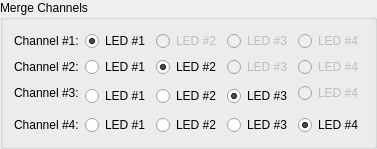
             <widget class="QGroupBox" name="configure_LED_merge_box">
              <property name="enabled">
               <bool>true</bool>
              </property>
              <property name="toolTip">
               <string>Combine individual LED channels to drive LEDs at up to 4 amps (1 amp per channel).</string>
              </property>
              <property name="title">
               <string>Merge Channels</string>
              </property>
              <layout class="QGridLayout" name="gridLayout_19" rowstretch="0,0,0,0,0" columnstretch="0,0,0,0,0,0,0,0">
               <item row="2" column="5" rowspan="2">
                <widget class="QRadioButton" name="configure_LED_merge_channel3_button3">
                 <property name="toolTip">
                  <string>Connect LED #3 to channel #3</string>
                 </property>
                 <property name="text">
                  <string>LED #3</string>
                 </property>
                 <property name="checked">
                  <bool>true</bool>
                 </property>
                 <attribute name="buttonGroup">
                  <string notr="true">configure_ch_merge_3_button_group</string>
                 </attribute>
                </widget>
               </item>
               <item row="0" column="3">
                <widget class="QRadioButton" name="configure_LED_merge_channel1_button2">
                 <property name="enabled">
                  <bool>false</bool>
                 </property>
                 <property name="text">
                  <string>LED #2</string>
                 </property>
                 <property name="checkable">
                  <bool>false</bool>
                 </property>
                </widget>
               </item>
               <item row="1" column="1">
                <widget class="QRadioButton" name="configure_LED_merge_channel2_button1">
                 <property name="toolTip">
                  <string>Connect LED #1 to channel #2</string>
                 </property>
                 <property name="text">
                  <string>LED #1</string>
                 </property>
                 <attribute name="buttonGroup">
                  <string notr="true">configure_ch_merge_2_button_group</string>
                 </attribute>
                </widget>
               </item>
               <item row="2" column="3" rowspan="2">
                <widget class="QRadioButton" name="configure_LED_merge_channel3_button2">
                 <property name="toolTip">
                  <string>Connect LED #2 to channel #3</string>
                 </property>
                 <property name="text">
                  <string>LED #2</string>
                 </property>
                 <attribute name="buttonGroup">
                  <string notr="true">configure_ch_merge_3_button_group</string>
                 </attribute>
                </widget>
               </item>
               <item row="4" column="7">
                <widget class="QRadioButton" name="configure_LED_merge_channel4_button4">
                 <property name="text">
                  <string>LED #4</string>
                 </property>
                 <property name="checked">
                  <bool>true</bool>
                 </property>
                 <attribute name="buttonGroup">
                  <string notr="true">configure_ch_merge_4_button_group</string>
                 </attribute>
                </widget>
               </item>
               <item row="1" column="0">
                <widget class="QLabel" name="configure_LED_merge_channel2_label">
                 <property name="toolTip">
                  <string>Select the LED # connected to channel #2</string>
                 </property>
                 <property name="text">
                  <string>Channel #2:</string>
                 </property>
                </widget>
               </item>
               <item row="4" column="5">
                <widget class="QRadioButton" name="configure_LED_merge_channel4_button3">
                 <property name="toolTip">
                  <string>Connect LED #3 to channel #4</string>
                 </property>
                 <property name="text">
                  <string>LED #3</string>
                 </property>
                 <attribute name="buttonGroup">
                  <string notr="true">configure_ch_merge_4_button_group</string>
                 </attribute>
                </widget>
               </item>
               <item row="2" column="0">
                <widget class="QLabel" name="configure_LED_merge_channel3_label">
                 <property name="toolTip">
                  <string>Select the LED # connected to channel #3</string>
                 </property>
                 <property name="text">
                  <string>Channel #3:</string>
                 </property>
                </widget>
               </item>
               <item row="0" column="0">
                <widget class="QLabel" name="configure_LED_merge_channel1_label">
                 <property name="toolTip">
                  <string>LED #1 is always connected to channel #1</string>
                 </property>
                 <property name="text">
                  <string>Channel #1:</string>
                 </property>
                </widget>
               </item>
               <item row="0" column="1">
                <widget class="QRadioButton" name="configure_LED_merge_channel1_button1">
                 <property name="enabled">
                  <bool>true</bool>
                 </property>
                 <property name="toolTip">
                  <string>LED #1 is always connected to channel #1</string>
                 </property>
                 <property name="text">
                  <string>LED #1</string>
                 </property>
                 <property name="checked">
                  <bool>true</bool>
                 </property>
                 <attribute name="buttonGroup">
                  <string notr="true">configure_ch_merge_1_button_group</string>
                 </attribute>
                </widget>
               </item>
               <item row="1" column="3">
                <widget class="QRadioButton" name="configure_LED_merge_channel2_button2">
                 <property name="toolTip">
                  <string>Connect LED #2 to channel #2</string>
                 </property>
                 <property name="text">
                  <string>LED #2</string>
                 </property>
                 <property name="checked">
                  <bool>true</bool>
                 </property>
                 <attribute name="buttonGroup">
                  <string notr="true">configure_ch_merge_2_button_group</string>
                 </attribute>
                </widget>
               </item>
               <item row="4" column="1">
                <widget class="QRadioButton" name="configure_LED_merge_channel4_button1">
                 <property name="toolTip">
                  <string>Connect LED #1 to channel #4</string>
                 </property>
                 <property name="text">
                  <string>LED #1</string>
                 </property>
                 <attribute name="buttonGroup">
                  <string notr="true">configure_ch_merge_4_button_group</string>
                 </attribute>
                </widget>
               </item>
               <item row="4" column="0">
                <widget class="QLabel" name="configure_LED_merge_channel4_label">
                 <property name="toolTip">
                  <string>Select the LED # connected to channel #4</string>
                 </property>
                 <property name="text">
                  <string>Channel #4:</string>
                 </property>
                </widget>
               </item>
               <item row="2" column="1" rowspan="2">
                <widget class="QRadioButton" name="configure_LED_merge_channel3_button1">
                 <property name="toolTip">
                  <string>Connect LED #1 to channel #3</string>
                 </property>
                 <property name="text">
                  <string>LED #1</string>
                 </property>
                 <attribute name="buttonGroup">
                  <string notr="true">configure_ch_merge_3_button_group</string>
                 </attribute>
                </widget>
               </item>
               <item row="4" column="3">
                <widget class="QRadioButton" name="configure_LED_merge_channel4_button2">
                 <property name="toolTip">
                  <string>Connect LED #2 to channel #4</string>
                 </property>
                 <property name="text">
                  <string>LED #2</string>
                 </property>
                 <attribute name="buttonGroup">
                  <string notr="true">configure_ch_merge_4_button_group</string>
                 </attribute>
                </widget>
               </item>
               <item row="0" column="5">
                <widget class="QRadioButton" name="configure_LED_merge_channel1_button3">
                 <property name="enabled">
                  <bool>false</bool>
                 </property>
                 <property name="text">
                  <string>LED #3</string>
                 </property>
                </widget>
               </item>
               <item row="1" column="5">
                <widget class="QRadioButton" name="configure_LED_merge_channel2_button3">
                 <property name="enabled">
                  <bool>false</bool>
                 </property>
                 <property name="text">
                  <string>LED #3</string>
                 </property>
                </widget>
               </item>
               <item row="0" column="7">
                <widget class="QRadioButton" name="configure_LED_merge_channel1_button4">
                 <property name="enabled">
                  <bool>false</bool>
                 </property>
                 <property name="text">
                  <string>LED #4</string>
                 </property>
                </widget>
               </item>
               <item row="1" column="7">
                <widget class="QRadioButton" name="configure_LED_merge_channel2_button4">
                 <property name="enabled">
                  <bool>false</bool>
                 </property>
                 <property name="text">
                  <string>LED #4</string>
                 </property>
                </widget>
               </item>
               <item row="2" column="7">
                <widget class="QRadioButton" name="configure_LED_merge_channel3_button4">
                 <property name="enabled">
                  <bool>false</bool>
                 </property>
                 <property name="text">
                  <string>LED #4</string>
                 </property>
                </widget>
               </item>
              </layout>
             </widget>
